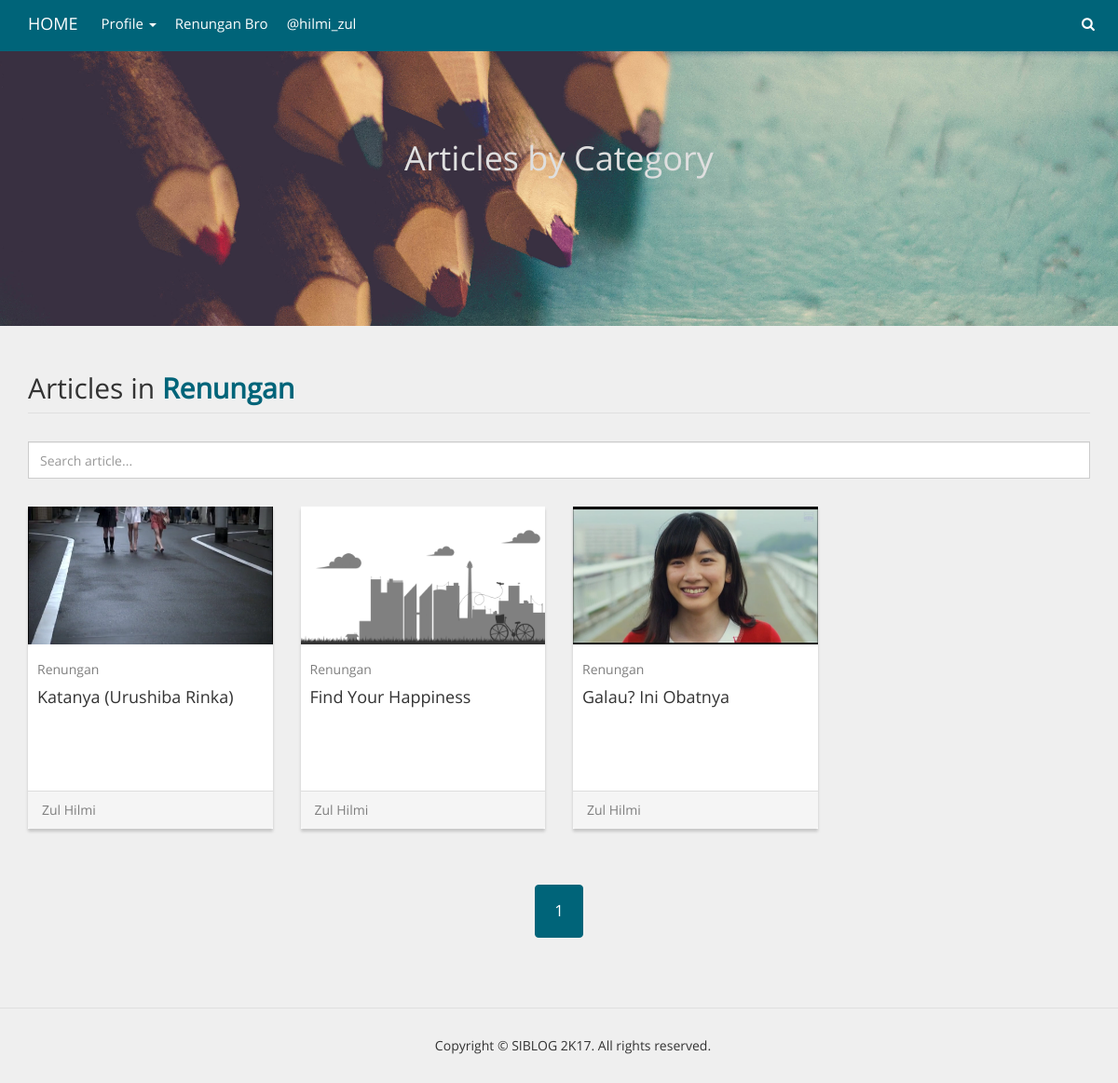
The page /category/3 on the database its author committed.
### menus/models.py (models this page shows, shortened)
class MainMenu(models.Model):
  TYPE_CHOICES = (
    ('link', 'Link'),
    ('page', 'Page'),
    ('category', 'Category'),
  )
  type_menu = models.CharField(max_length=40, choices=TYPE_CHOICES)
  id_page = models.ForeignKey(Page, null=True, blank=True)
  id_category = models.ForeignKey(Category, null=True, blank=True)
  label_menu = models.CharField(max_length=40)
  slug_menu = models.CharField(max_length=40)
  publish = models.BooleanField(default=True)

### post/models.py (models this page shows, shortened)
class Category(models.Model):
  nama = models.CharField(max_length=50)
  def __unicode__(self):
    return self.nama

class Post(models.Model):
  date_post = models.DateField()
  postman = models.ForeignKey(Profile)
  title = models.CharField(max_length=80)
  category = models.ForeignKey(Category)
  content = HTMLField()
  feature_image = models.FileField()
  publish = models.BooleanField(default=True)

### account/models.py (models this page shows)
class Profile(models.Model):
  nama_lengkap = models.CharField(max_length=40)
  email = models.EmailField(max_length=50, blank=True)
  website = models.CharField(max_length=40, blank=True)
  biodata = models.TextField()
  def __unicode__(self):
    return self.nama_lengkap

### post/views.py (the view)
# urls.py: url(r'^category/(\d+)', post_views.categories),
def categories(request,id_category):
  posts_in_cat = Post.objects.filter(publish=True, category_id=id_category).order_by('-date_post')
  get_cat = Category.objects.get(id=id_category)
  tag_title = General.objects.get(id=1)
  tag_title_dyn = get_cat.nama
  main_menus = MainMenu.objects.filter(publish=True).order_by('id')
  sub_menus = SubMenu.objects.filter(publish=True).order_by('id')
  paginator = Paginator(posts_in_cat, 8)
  page = request.GET.get('page')
  try:
    posts_in_cat = paginator.page(page)
  except PageNotAnInteger:
    posts_in_cat = paginator.page(1)
  except EmptyPage:
    posts_in_cat = paginator.page(paginator.num_pages)
  return render(request, 'category.html', {'posts_in_cat':posts_in_cat, 'get_cat':get_cat,
                                          'tag_title':tag_title, 'tag_title_dyn':tag_title_dyn,  'main_menus':main_menus, 'sub_menus':sub_menus})

### post/templates/category.html (shortened to what this page needs)
{% extends "layout/base.html" %}
{% load posts_helper %}
{% block content %}
  <section class="header category">
    <div class="container">
      <div class="row">
        <div class="col-md-12">
          <div class="text-center">
            <h1>Articles by Category</h1>
          </div>
        </div>
      </div>
    </div>
  </section>
  <section class="article">
    <div class="container">
      <div class="row">
        <div class="col-md-12">
          <h2>Articles in <span class="primary-text">{{ get_cat.nama }}</span></h2>
        </div>
        <div class="col-md-12">
          <div class="more">
            <form>
              <input type="text" class="form-control" placeholder="Search article...">
            </form>
          </div>
        </div>
        {% for post in posts_in_cat %}
        <div class="col-md-3">
          <div class="panel panel-primary">
            <div class="panel-body">
              <a href="/post/{{ post.id }}"><img src="{{ post.feature_image.url }}" class="img"></a>
              <div class="category"><a href="/category/{{ post.category_id }}">{{ post.category }}</a></div>
              <h4><a href="/post/{{ post.id }}">{{ post.title }}</a></h4>
            </div>
            <div class="panel-footer">
              <div class="author"><a href="#">{{ post.postman }}</a></div>
            </div>
          </div>
        </div>
        {% endfor %}
        <div class="col-md-12">
          <div class="text-center">
            <div class="pagination">
              <li class="active"><a>{{ posts_in_cat.number }}</a></li>
            </div>
          </div>
        </div>
      </div>
    </div>
  </section>
{% endblock %}

### templates/layout/nav.html (shortened to what this page needs)
  <nav class="navbar navbar-default navbar-fixed-top">
    <div class="container">
      <div class="navbar-header">
        <a href="/" class="navbar-brand">HOME</a>
      </div>
      <div id="navbar" class="navbar-collapse collapse">
        <ul class="nav navbar-nav">
          {% for main_menu in main_menus %}
            {% if main_menu.type_menu == 'link' %}
              {% if main_menu.slug_menu == '/' %}
                <li><a href="{{ main_menu.slug_menu }}">{{ main_menu.label_menu }}</a></li>
              {% elif main_menu.slug_menu == '#' %}
                <li class="dropdown">
                  <a href="{{ main_menu.slug_menu }}" class="dropdown-toggle" data-toggle="dropdown" role="button" aria-haspopup="true" aria-expanded="false">{{ main_menu.label_menu }} <span class="caret"></span></a>
                </li>
              {% else %}
                <li><a href="{{ main_menu.slug_menu }}" target="_blank">{{ main_menu.label_menu }}</a></li>
              {% endif %}
            {% endif %}
            {% if main_menu.type_menu == 'category' %}
              <li><a href="/category/{{ main_menu.id_category_id }}">{{ main_menu.label_menu }}</a></li>
            {% endif %}
          {% endfor %}
        </ul>
        <ul class="nav navbar-nav navbar-right">
          <li><a href="#"><i class="fa fa-search"></i></a></li>
        </ul>
      </div>
    </div>
  </nav>

### assets/css/lapis.css (style rules this page uses)
html { width: 100%; height: 100%; }
body { width: 100%; height: 100%; font-family: OpenSans; background-color: #efefef; }
a { color: inherit; }
.primary-text { color: #006479; font-weight: bold; }
.header { width: 100%; height: 350px; color: #dfdfdf; padding: 130px 0 90px 0; background-color: #1f1f1f; }
.more { padding: 0 0 10px 0; text-align: center; }
.article .more .form-control { margin-bottom: 20px; }
.article { margin-top: 50px; margin-bottom: 50px; }
.article h2 { margin-top: 0; margin-bottom: 30px; border-bottom: 1px solid #dfdfdf; padding-bottom: 10px; }
.article .col-md-3 { margin-bottom: 20px; }
.article .panel { margin-bottom: 20px; }
.article .panel.panel-primary { border: 0; -webkit-box-shadow: 0 3px 3px rgba(0, 0, 0, .175); box-shadow: 0 3px 3px rgba(0, 0, 0, .175); }
.article .panel.panel-primary .panel-body { padding: 0; }
.article .img { width: 100%; }
.article .category { color: #7f7f7f; padding: 10px 0 0 10px; margin-top: 7px; }
.article h4 { padding: 0 0 70px 10px; height: 100px; }
.article .author { color: #7f7f7f; }
.header.category { background: url('../img/category.jpg') no-repeat center center; display: block; background-size: cover; }

### assets/css/bs-custom.css (style rules this page uses)
.navbar { margin-bottom: 0; }
.navbar-default, .navbar-inverse { min-height: 55px; border: none; background-color: #006479; border-radius: 0; -webkit-border-radius: 0; -moz-border-radius: 0; }
.navbar-default .navbar-brand { color: #fff; }
.navbar-default .navbar-nav > li > a { color: #fff; transition: all 0.3s ease 0s; -webkit-transition: all 0.3s ease 0s; -moz-transition: all 0.3s ease 0s; }
.navbar-default .navbar-collapse, .navbar-default .navbar-form { border-color: #e7e7e7; }
.panel, .panel-heading { border-radius: 0; }
.navbar-default .navbar-nav > li > a { font-size: 15px; padding-left: 10px; padding-right: 10px; }
.form-control { height: 40px; border-radius: 0; }
.pagination > li > a { color: #5f5f5f; padding: 15px 20px 15px 20px; font-size: 17px; transition: all .2s; }
.pagination > .active > a, .pagination > .active > span, .pagination > .active > a:hover, .pagination > .active > span:hover, .pagination > .active > a:focus, .pagination > .active > span:focus { background-color: #006479; border-color: #006479; }

### rows shown on the page
MainMenu: label_menu "Profile"
MainMenu: label_menu "Renungan Bro"
MainMenu: label_menu "@hilmi_zul"
Category: nama "Renungan"
Post: feature_image (picture), category "Renungan", title "Katanya (Urushiba Rinka)", postman "Zul Hilmi"
Post: feature_image (picture), category "Renungan", title "Find Your Happiness", postman "Zul Hilmi"
Post: feature_image (picture), category "Renungan", title "Galau? Ini Obatnya", postman "Zul Hilmi"

### other values the page prints
{{ posts_in_cat.number }} "1"
